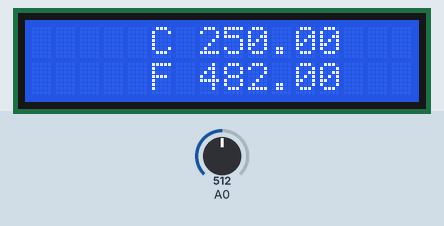
Bench run of a sketch on a simulated Arduino Uno, built with avr-gcc and run on an emulated ATmega328P. Parts: 16×2 character LCD. The test bench sets the inputs (shaded band); at power-on: A0 = 512.

Above: at 1.2 s.
1.3 s: A0 set to 716
At 10.9 s:
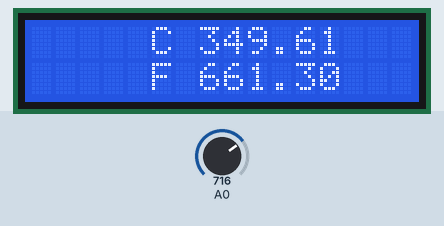
11.5 s: A0 set to 900
At 21.0 s:
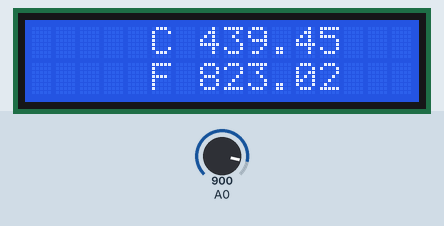
21.5 s: A0 set to 1023
At 31.2 s:
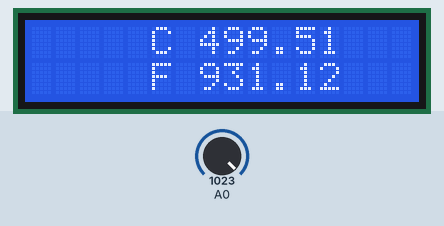
Timing chart, 0 to 32.7 s (numbered marks = the images above; inputs shaded):
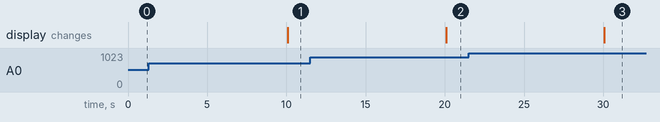

The sketch:

14.4.4.ino
```cpp
#include <LiquidCrystal.h>
LiquidCrystal lcd(4, 5, 6, 7, 8, 9); // pins for RS, E, DB4, DB5, DB6, DB7
float voltage = 0;
float celsius = 0;
float farenheit = 0;
float sensor = 0;

void setup()
{
 lcd.begin(16, 2);
 lcd.clear();
}

void loop()
{
  // read the temperature sensor and convert the result to degrees Celsius
  sensor = analogRead(0);
  voltage = (sensor*5000)/1024; // convert sensor value to mV
  celsius = voltage/10; // convert millivolts to Celsius
  farenheit = ((celsius*9)/5)+32;
  lcd.setCursor(5,0);
  lcd.print("C ");
  lcd.print(celsius);
  lcd.setCursor(5,1);
  lcd.print("F ");
  lcd.print(farenheit);
  delay(10000);
}
```

Measured:
- after the input at 1.3 s, the display: changes after 8.8 s (image 1)
- after the input at 11.5 s, the display: changes after 8.6 s (image 2)
- after the input at 21.5 s, the display: changes after 8.6 s (image 3)
